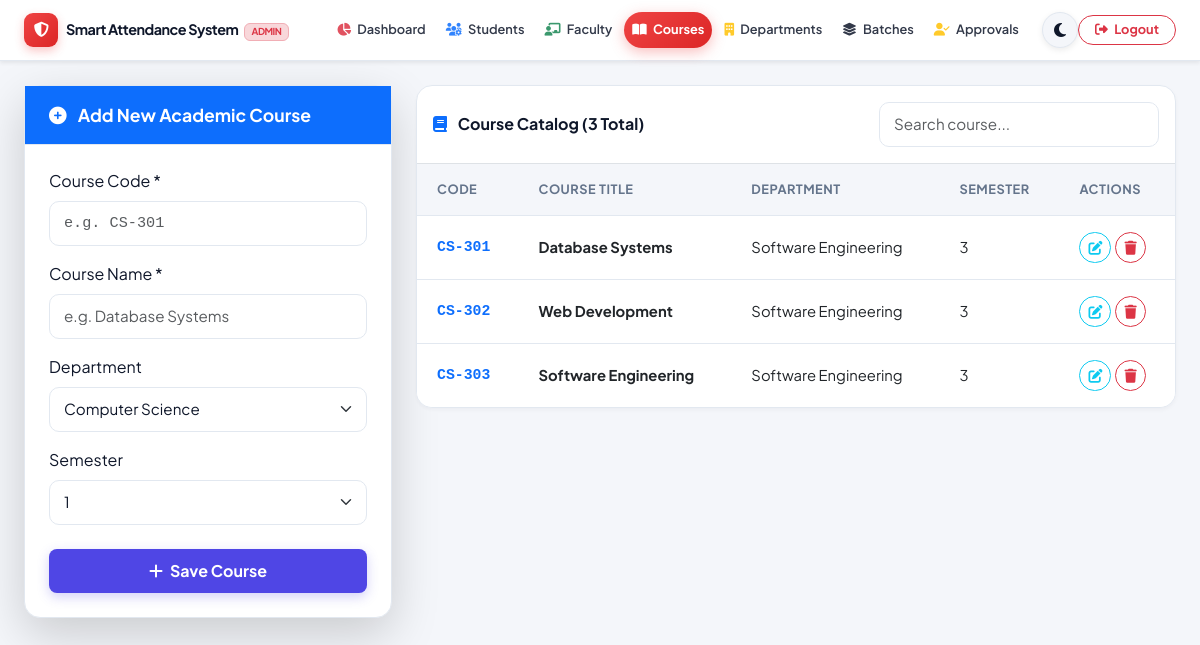
Page /admin/manage_courses.php (signed in) on the committed database.
### tables this page shows
CREATE TABLE `subjects` (
  `subject_id` int(11) NOT NULL,
  `subject_name` varchar(100) NOT NULL,
  `subject_code` varchar(20) NOT NULL,
  `department_id` int(11) DEFAULT NULL,
  `semester_id` int(11) DEFAULT NULL,
  `created_at` timestamp NOT NULL DEFAULT current_timestamp()
);

CREATE TABLE `departments` (
  `department_id` int(11) NOT NULL,
  `department_name` varchar(100) NOT NULL,
  `created_at` timestamp NOT NULL DEFAULT current_timestamp()
);

CREATE TABLE `semesters` (
  `semester_id` int(11) NOT NULL,
  `semester_name` varchar(20) NOT NULL,
  `created_at` timestamp NOT NULL DEFAULT current_timestamp()
);

### admin/manage_courses.php (the view, shortened to what this page needs)
<?php
$db = getDB();
$query = "SELECT s.*, d.department_name, sem.semester_name
          FROM subjects s
          LEFT JOIN departments d ON s.department_id = d.department_id
          LEFT JOIN semesters sem ON s.semester_id = sem.semester_id
          ORDER BY d.department_name, s.subject_code";
$courses = $db->query($query);
$departments = $db->query("SELECT department_id, department_name FROM departments ORDER BY department_name");
$semesters = $db->query("SELECT semester_id, semester_name FROM semesters ORDER BY semester_name");
?>
<!DOCTYPE html>
<html lang="en">
<head>
    <link href="https://cdn.jsdelivr.net/npm/bootstrap@5.3.0/dist/css/bootstrap.min.css" rel="stylesheet">
    <link href="https://cdnjs.cloudflare.com/ajax/libs/font-awesome/6.4.0/css/all.min.css" rel="stylesheet">
    <link href="../assets/css/theme.css" rel="stylesheet">
</head>
<body>
    <?php require_once 'navbar.php'; ?>
    <div class="container-fluid px-3 px-md-4 py-4 animate-slide-up" style="max-width: 1400px; margin: 0 auto;">
        <div class="row g-4">
            <div class="col-lg-4">
                <div class="glass-card shadow-lg">
                    <div class="glass-card-header bg-primary text-white py-3">
                        <span id="formTitle"><i class="fas fa-plus-circle me-2"></i> Add New Academic Course</span>
                    </div>
                    <div class="glass-card-body p-4">
                        <form method="POST" id="courseForm">
                            <div class="mb-3">
                                <label for="subject_code" class="form-label font-semibold">Course Code *</label>
                                <input type="text" class="form-control font-monospace" id="subject_code" name="subject_code" placeholder="e.g. CS-301" required>
                            </div>
                            <div class="mb-3">
                                <label for="subject_name" class="form-label font-semibold">Course Name *</label>
                                <input type="text" class="form-control" id="subject_name" name="subject_name" placeholder="e.g. Database Systems" required>
                            </div>
                            <div class="mb-3">
                                <label for="department_id" class="form-label font-semibold">Department</label>
                                <select class="form-select" id="department_id" name="department_id" required>
                                    <?php if ($departments && $departments->num_rows > 0): ?>
                                        <?php while ($d = $departments->fetch_assoc()): ?>
                                            <option value="<?php echo $d['department_id']; ?>"><?php echo htmlspecialchars($d['department_name']); ?></option>
                                        <?php endwhile; ?>
                                    <?php endif; ?>
                                </select>
                            </div>
                            <div class="mb-4">
                                <label for="semester_id" class="form-label font-semibold">Semester</label>
                                <select class="form-select" id="semester_id" name="semester_id" required>
                                    <?php if ($semesters && $semesters->num_rows > 0): ?>
                                        <?php while ($sem = $semesters->fetch_assoc()): ?>
                                            <option value="<?php echo $sem['semester_id']; ?>"><?php echo htmlspecialchars($sem['semester_name']); ?></option>
                                        <?php endwhile; ?>
                                    <?php endif; ?>
                                </select>
                            </div>
                            <button type="submit" id="submitBtn" class="btn btn-primary-custom w-100 py-2.5 rounded-3 fw-bold">
                                <i class="fas fa-plus me-1"></i> Save Course
                            </button>
                        </form>
                    </div>
                </div>
            </div>
            <div class="col-lg-8">
                <div class="custom-table-container">
                    <div class="p-3 border-bottom d-flex justify-content-between align-items-center flex-wrap gap-3">
                        <span class="fw-bold"><i class="fas fa-book text-primary me-2"></i> Course Catalog (<?php echo $courses ? $courses->num_rows : 0; ?> Total)</span>
                        <div style="max-width: 280px;" class="w-100">
                            <input type="text" class="form-control form-control-sm" placeholder="Search course..." data-table-search="coursesTable">
                        </div>
                    </div>
                    <div class="table-responsive">
                        <table class="table custom-table" id="coursesTable">
                            <thead>
                                <tr>
                                    <th>Code</th>
                                    <th>Course Title</th>
                                    <th>Department</th>
                                    <th>Semester</th>
                                    <th>Actions</th>
                                </tr>
                            </thead>
                            <tbody>
                                <?php if ($courses && $courses->num_rows > 0): ?>
                                    <?php while ($c = $courses->fetch_assoc()): ?>
                                        <tr>
                                            <td class="fw-bold font-monospace text-primary"><?php echo htmlspecialchars($c['subject_code']); ?></td>
                                            <td class="fw-bold text-main"><?php echo htmlspecialchars($c['subject_name']); ?></td>
                                            <td><?php echo htmlspecialchars($c['department_name'] ?? 'General'); ?></td>
                                            <td><?php echo htmlspecialchars($c['semester_name'] ?? 'All'); ?></td>
                                            <td>
                                                <div class="d-flex gap-1">
                                                    <button type="button" class="btn btn-outline-info btn-sm rounded-pill px-2.5"
                                                            onclick="editCourse(<?php echo htmlspecialchars(json_encode($c)); ?>)">
                                                        <i class="fas fa-edit"></i>
                                                    </button>
                                                    <a href="manage_courses.php?delete=<?php echo $c['subject_id']; ?>"
                                                       class="btn btn-outline-danger btn-sm rounded-pill px-2.5"
                                                       onclick="return confirm('Delete course <?php echo htmlspecialchars(addslashes($c['subject_code'])); ?>?')">
                                                        <i class="fas fa-trash"></i>
                                                    </a>
                                                </div>
                                            </td>
                                        </tr>
                                    <?php endwhile; ?>
                                <?php else: ?>
                                    <tr>
                                        <td colspan="5" class="text-center py-5 text-muted">No courses found. Add one above!</td>
                                    </tr>
                                <?php endif; ?>
                            </tbody>
                        </table>
                    </div>
                </div>
            </div>
        </div>
    </div>
</body>
</html>

### assets/css/theme.css (style rules this page uses)
:root { --font-primary: 'Plus Jakarta Sans', -apple-system, BlinkMacSystemFont, 'Segoe UI', Roboto, sans-serif; --bg-body: #f4f6fa; --bg-surface: #ffffff; --bg-surface-elevated: #ffffff; --bg-glass: rgba(255, 255, 255, 0.85); --border-color: #e2e8f0; --border-glass: rgba(226, 232, 240, 0.8); --text-main: #0f172a; --text-muted: #64748b; --text-light: #94a3b8; --primary: #4f46e5; --primary-hover: #4338ca; --primary-light: rgba(79, 70, 229, 0.1); --secondary: #0ea5e9; --secondary-hover: #0284c7; --success: #10b981; --success-light: rgba(16, 185, 129, 0.1); --warning: #f59e0b; --warning-light: rgba(245, 158, 11, 0.1); --danger: #ef4444; --danger-light: rgba(239, 68, 68, 0.1); --info: #3b82f6; --info-light: rgba(59, 130, 246, 0.1); --shadow-sm: 0 2px 4px rgba(15, 23, 42, 0.04); --shadow-md: 0 10px 25px -5px rgba(15, 23, 42, 0.08); --shadow-lg: 0 20px 35px -10px rgba(15, 23, 42, 0.12); --shadow-primary: 0 10px 25px -5px rgba(79, 70, 229, 0.3); --navbar-bg: #4f46e5; --navbar-text: #ffffff; --sidebar-width: 260px; }
body { font-family: var(--font-primary); background-color: var(--bg-body); color: var(--text-main); transition: background-color 0.3s ease, color 0.3s ease; min-height: 100vh; }
.glass-card { background: var(--bg-surface); border: 1px solid var(--border-color); border-radius: 16px; box-shadow: var(--shadow-sm); transition: transform 0.25s ease, box-shadow 0.25s ease, border-color 0.25s ease; }
.glass-card-header { background: transparent; border-bottom: 1px solid var(--border-color); padding: 1.25rem 1.5rem; font-weight: 700; font-size: 1.1rem; display: flex; align-items: center; justify-content: space-between; }
.glass-card-body { padding: 1.5rem; }
.btn-primary-custom { background: var(--primary); color: #ffffff; border: none; border-radius: 10px; padding: 0.625rem 1.25rem; font-weight: 600; transition: all 0.2s ease; box-shadow: 0 4px 12px rgba(79, 70, 229, 0.25); }
.form-control, .form-select { background-color: var(--bg-surface); border: 1px solid var(--border-color); color: var(--text-main); border-radius: 10px; padding: 0.625rem 0.875rem; font-size: 0.95rem; transition: all 0.2s ease; }
.custom-table-container { background: var(--bg-surface); border: 1px solid var(--border-color); border-radius: 16px; overflow: hidden; box-shadow: var(--shadow-sm); }
.custom-table { width: 100%; margin-bottom: 0; color: var(--text-main); }
.custom-table th { background-color: var(--bg-body); color: var(--text-muted); font-weight: 700; font-size: 0.8rem; text-transform: uppercase; letter-spacing: 0.5px; padding: 1rem 1.25rem; border-bottom: 1px solid var(--border-color); }
.custom-table td { padding: 1rem 1.25rem; border-bottom: 1px solid var(--border-color); vertical-align: middle; font-size: 0.925rem; }
.custom-table tbody tr { transition: background-color 0.2s ease; }
.custom-table tbody tr:last-child td { border-bottom: none; }
.animate-slide-up { animation: slideUp 0.5s ease-out forwards; }
html, body { width: 100%; max-width: 100%; overflow-x: hidden !important; margin: 0; padding: 0; box-sizing: border-box; }
*, *::before, *::after { box-sizing: inherit; }
.glass-card, .custom-table-container, .stat-card { width: 100%; max-width: 100%; box-sizing: border-box; }

### rows in the picture
subjects: subject_code "CS-301", subject_name "Database Systems", department.department_name "Software Engineering", semester.semester_name "3"
subjects: subject_code "CS-302", subject_name "Web Development", department.department_name "Software Engineering", semester.semester_name "3"
subjects: subject_code "CS-303", subject_name "Software Engineering", department.department_name "Software Engineering", semester.semester_name "3"

### other values in the picture
APP_NAME "Smart Attendance System"
$courses->num_rows "3"
form field department_id "Computer Science"
form field semester_id "1"
